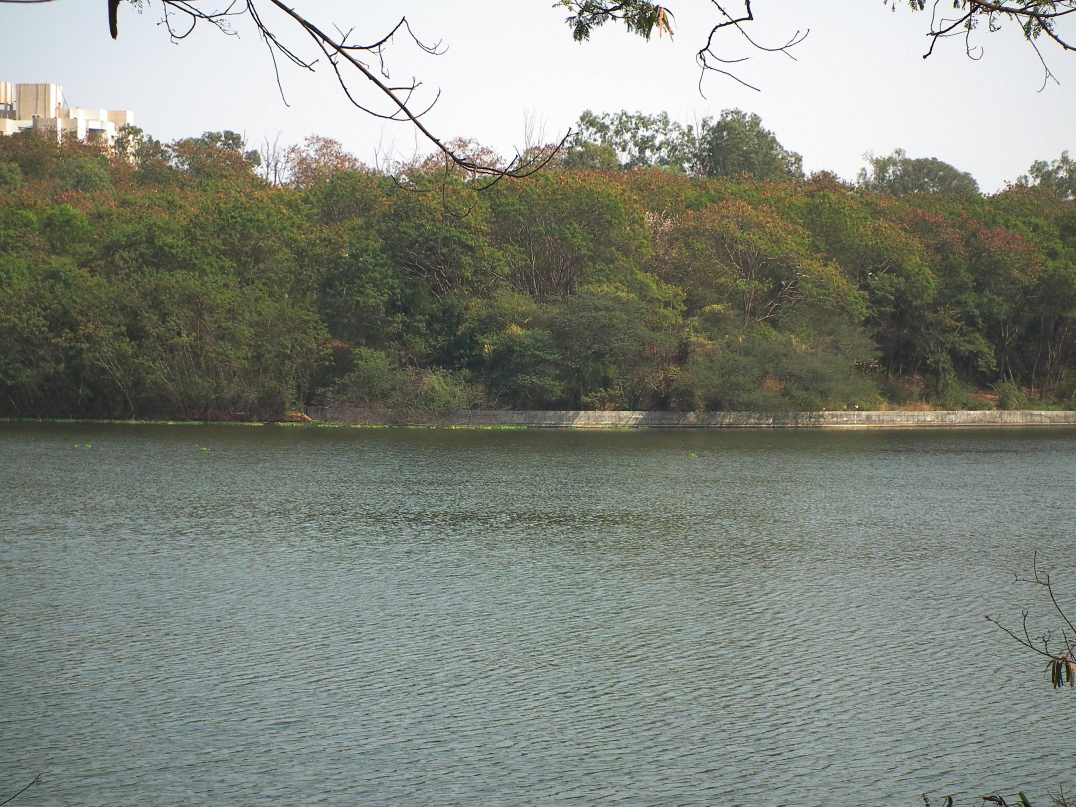
#> input picture Image_sharpning/less_sharp.jpg, 2152 x 1614 px, found by its file name (shown at 1/2 size)
$ python sharpening.py
#> lines starting #> are read from the running program, lines starting #| are printed output that depends on the picture
from cgitb import reset
import cv2 as cv
from cv2 import GaussianBlur
from cv2 import resize

import numpy as np

img = cv.imread("/home/suhas/Desktop/opencv-python/Image_sharpning/less_sharp.jpg")
#> img is the input picture: shape (1614, 2152, 3); mean B, G, R 126.2, 136.1, 131.1
img=resize(img,(500,400))
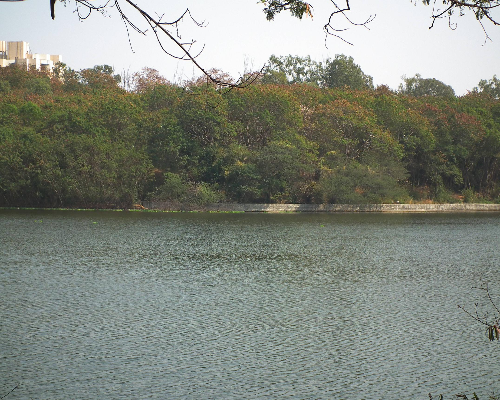
#> img: shape (400, 500, 3); mean B, G, R 126.1, 135.9, 131

# gaussian blurring
gaussian_blur=cv.GaussianBlur(img,(7,7),2)
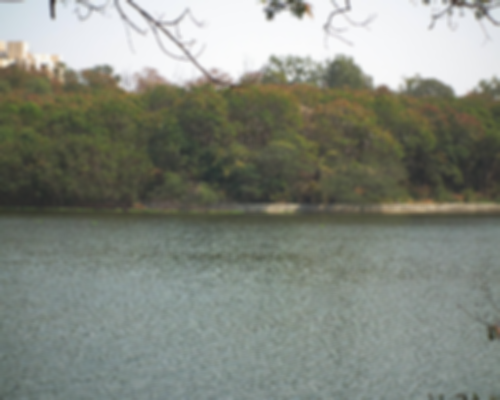
#> gaussian_blur: shape (400, 500, 3); mean B, G, R 126.1, 135.9, 131

# sharpning the images
sharpened1=cv.addWeighted(img,1.5,gaussian_blur,-0.5,0)
sharpened2=cv.addWeighted(img,3.5,gaussian_blur,-2.5,0)
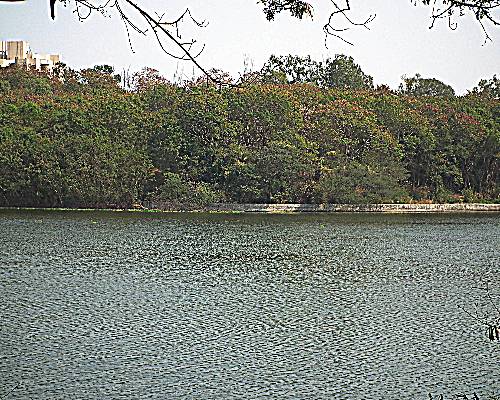
#> sharpened2: shape (400, 500, 3); mean B, G, R 126.1, 135.4, 130.6
sharpened3=cv.addWeighted(img,7.5,gaussian_blur,-6.5,0)
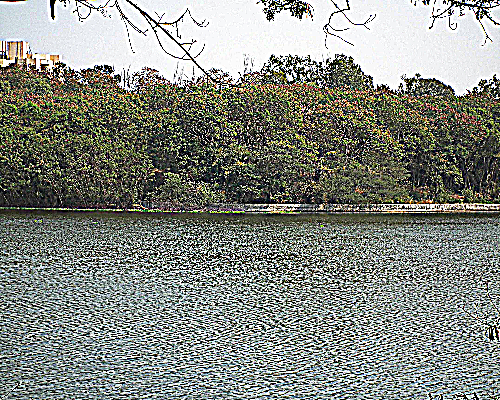
#> sharpened3: shape (400, 500, 3); mean B, G, R 129.3, 136.6, 132.8

cv.imshow("input",img)

cv.imwrite("/home/suhas/Desktop/opencv-python/Image_sharpning/sharpened1.jpg",sharpened1)
cv.imwrite("/home/suhas/Desktop/opencv-python/Image_sharpning/sharpened2.jpg",sharpened2)
cv.imwrite("/home/suhas/Desktop/opencv-python/Image_sharpning/sharpened3.jpg",sharpened3)

cv.waitKey(0)
